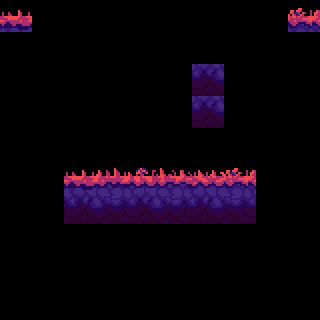

A level layout from a 2D game, rendered from its tile map. Below: a short description, then the map file with tile-grid data replaced by summaries:
An orthogonal 10x10 tile map with 32x32 px tiles, 1 tile layer (Calque de Tuiles 1) and 4 objects.

<map version="1.4" tiledversion="1.4.1" orientation="orthogonal" renderorder="right-down" width="10" height="10" tilewidth="32" tileheight="32" infinite="0" nextlayerid="7" nextobjectid="11">
 <tileset firstgid="1" source="BIG_grass.tsx" />
 <layer id="5" name="Calque de Tuiles 1" width="10" height="10">
  <data>[100 cells, 16 non-empty, 12 distinct tile ids]</data>
 </layer>
 <objectgroup id="6" name="Ground">
  <object id="7" x="63.5" y="176.5" width="192" height="46.5" />
  <object id="8" x="192" y="64" width="31.5" height="64" />
  <object id="9" x="287.5" y="13.5" width="32.5" height="18.5" />
  <object id="10" x="-1.5" y="15.5" width="32.5" height="15" />
 </objectgroup>
</map>
